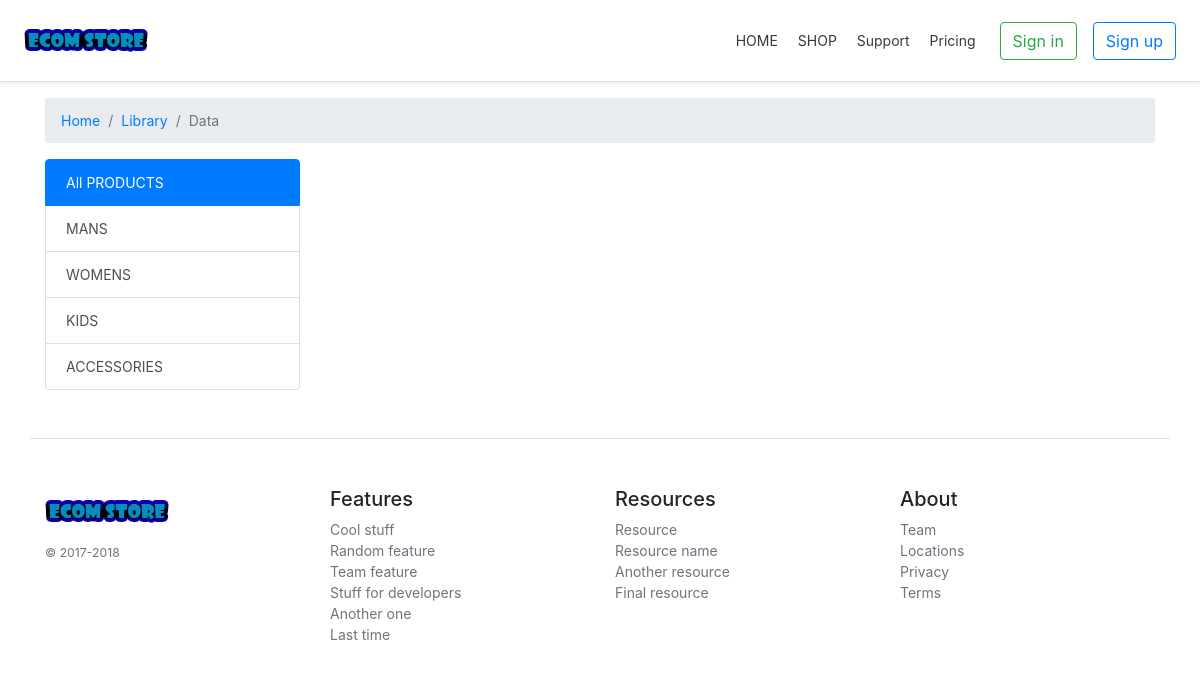
/pages/shop.php, run on an earlier commit of the app's database.
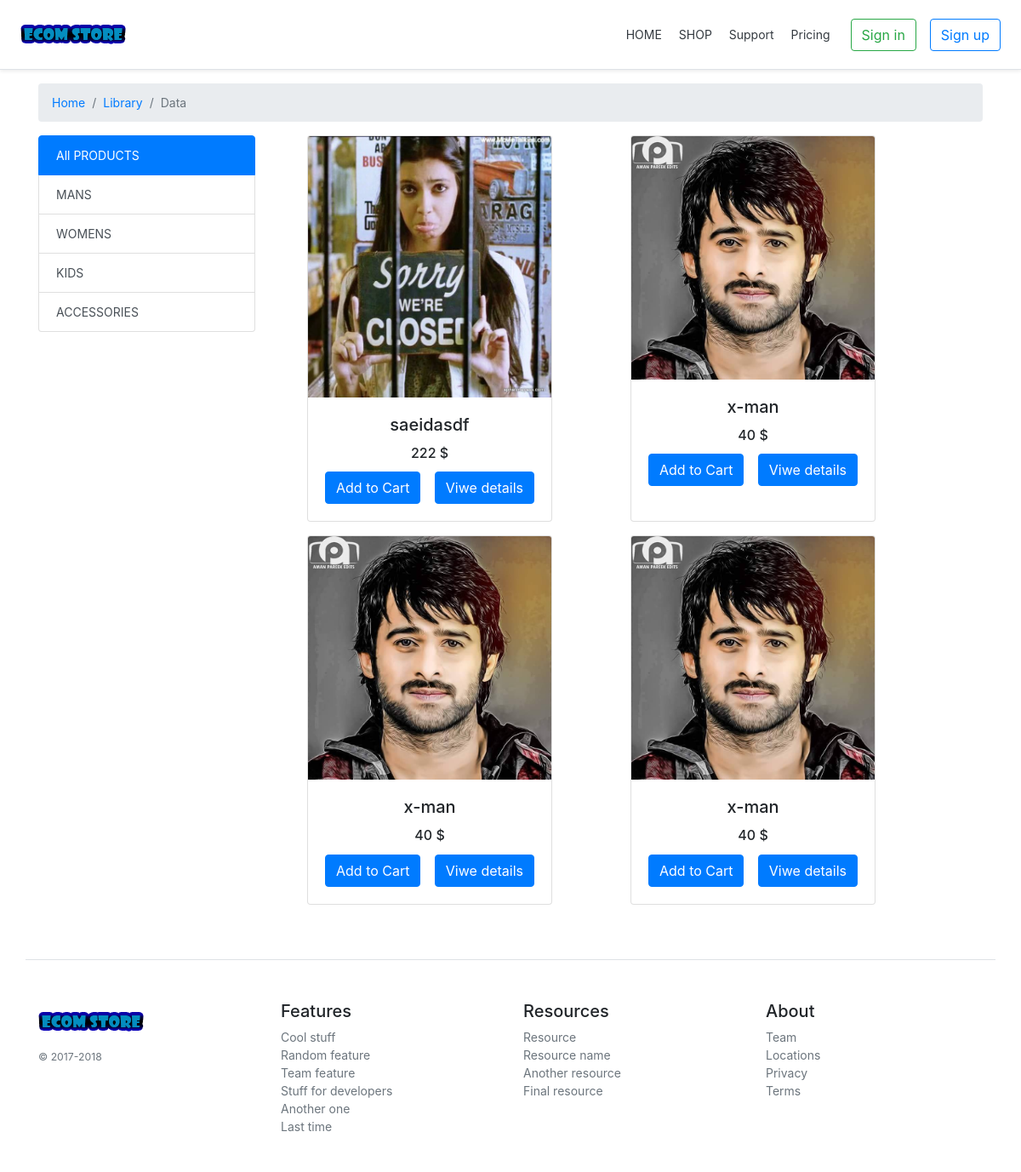
And on a later commit of the database.
### tables this page shows
CREATE TABLE `products` (
  `pid` int(250) NOT NULL,
  `p_name` varchar(250) NOT NULL,
  `p_code` varchar(250) NOT NULL,
  `p_category` varchar(250) NOT NULL,
  `p_price` varchar(250) NOT NULL,
  `p_img` varchar(250) NOT NULL
);

### pages/shop.php (the view, shortened to what this page needs)
<!doctype html>
<html lang="en">
<head>
    <link rel="stylesheet" href="../node_modules/bootstrap/dist/css/bootstrap.min.css">
</head>
<body>
    <div class="d-flex flex-column flex-md-row align-items-center p-3 px-md-4 mb-3 bg-white border-bottom shadow-sm">
        <h5 class="my-0 mr-md-auto font-weight-normal"><img src="../admin/images/ecom-store-logo.png" alt=""></h5>
        <nav class="my-2 my-md-0 mr-md-3">
            <a class="p-2 text-dark" href="#">HOME</a>
            <a class="p-2 text-dark" href="#">SHOP</a>
            <a class="p-2 text-dark" href="#">Support</a>
            <a class="p-2 text-dark" href="#">Pricing</a>
        </nav>
        <a class="btn btn-outline-success mr-3" href="#">Sign in</a>
        <a class="btn btn-outline-primary" href="#">Sign up</a>
    </div>
    <div class="container">
        <nav aria-label="breadcrumb bg-white">
            <ol class="breadcrumb">
                <li class="breadcrumb-item"><a href="#">Home</a></li>
                <li class="breadcrumb-item"><a href="#">Library</a></li>
                <li class="breadcrumb-item active" aria-current="page">Data</li>
            </ol>
        </nav>
        <div class="row">
            <div class="col-3">
                <div class="list-group" id="list-tab" role="tablist">
                    <a class="list-group-item list-group-item-action active" id="list-home-list" data-toggle="list" href="#list-allproduct" role="tab" aria-controls="allproducts">All PRODUCTS</a>
                    <a class="list-group-item list-group-item-action" id="list-home-list" data-toggle="list" href="#list-home" role="tab" aria-controls="home">MANS</a>
                    <a class="list-group-item list-group-item-action" id="list-profile-list" data-toggle="list" href="#list-profile" role="tab" aria-controls="profile">WOMENS</a>
                    <a class="list-group-item list-group-item-action" id="list-messages-list" data-toggle="list" href="#list-messages" role="tab" aria-controls="messages">KIDS</a>
                    <a class="list-group-item list-group-item-action" id="list-settings-list" data-toggle="list" href="#list-settings" role="tab" aria-controls="settings">ACCESSORIES</a>
                </div>
            </div>
            <div class="col-8">
                <div class="tab-content" id="nav-tabContent">
                    <div class="tab-pane fade show active" id="list-allproduct" role="tabpanel" aria-labelledby="list-home-list">
                        <div class="row justify-content-around">
                            <?php include('../inc/connection.php');
                            $product_data = mysqli_query($connect, "SELECT * FROM products");
                            while ($product_slice = mysqli_fetch_array($product_data)) : ?>
                                <div class="card mb-3" style="width: 18rem;">
                                    <img class="card-img-top" src="../admin/images/product/<?php echo $product_slice['p_img']; ?>" alt="Card image cap">
                                    <div class="card-body">
                                        <h5 class="card-title text-center"><?php echo $product_slice['p_name']; ?></h5>
                                        <h6 class="card-title text-center"><?php echo $product_slice['p_price']; ?> $</h6>
                                        <a href="#" class="btn btn-primary float-left">Add to Cart</a>
                                        <a href="#" class="btn btn-primary float-right">Viwe details</a>
                                    </div>
                                </div>
                            <?php endwhile; ?>
                        </div>
                    </div>
                </div>
            </div>
        </div>
    </div>
    <footer class="pt-4 my-md-5 pt-md-5 border-top container">
        <div class="row">
            <div class="col-12 col-md">
                <img class="mb-2" src="../admin/images/ecom-store-logo.png" alt="">
                <small class="d-block mb-3 text-muted">&copy; 2017-2018</small>
            </div>
            <div class="col-6 col-md">
                <h5>Features</h5>
                <ul class="list-unstyled text-small">
                    <li><a class="text-muted" href="#">Cool stuff</a></li>
                    <li><a class="text-muted" href="#">Random feature</a></li>
                    <li><a class="text-muted" href="#">Team feature</a></li>
                    <li><a class="text-muted" href="#">Stuff for developers</a></li>
                    <li><a class="text-muted" href="#">Another one</a></li>
                    <li><a class="text-muted" href="#">Last time</a></li>
                </ul>
            </div>
            <div class="col-6 col-md">
                <h5>Resources</h5>
                <ul class="list-unstyled text-small">
                    <li><a class="text-muted" href="#">Resource</a></li>
                    <li><a class="text-muted" href="#">Resource name</a></li>
                    <li><a class="text-muted" href="#">Another resource</a></li>
                    <li><a class="text-muted" href="#">Final resource</a></li>
                </ul>
            </div>
            <div class="col-6 col-md">
                <h5>About</h5>
                <ul class="list-unstyled text-small">
                    <li><a class="text-muted" href="#">Team</a></li>
                    <li><a class="text-muted" href="#">Locations</a></li>
                    <li><a class="text-muted" href="#">Privacy</a></li>
                    <li><a class="text-muted" href="#">Terms</a></li>
                </ul>
            </div>
        </div>
    </footer>
</body>
</html>

### pages/shop.php (style rules this page uses)
body { font-size: .875rem }

What changed in the data, as far as the page shows it:
added products: p_img (picture), p_name "saeidasdf", p_price "222"
added products: p_img (picture), p_name "x-man", p_price "40"
added products: p_img (picture), p_name "x-man", p_price "40"
added products: p_img (picture), p_name "x-man", p_price "40"
